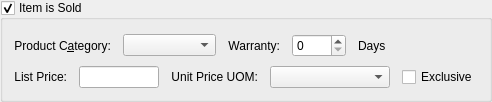
        <widget class="QGroupBox" name="_sold">
         <property name="title">
          <string>Item is Sold</string>
         </property>
         <property name="checkable">
          <bool>true</bool>
         </property>
         <property name="checked">
          <bool>true</bool>
         </property>
         <layout class="QGridLayout" name="gridLayout">
          <item row="0" column="0">
           <layout class="QHBoxLayout">
            <property name="spacing">
             <number>12</number>
            </property>
            <item>
             <widget class="QLabel" name="_prodcatLit">
              <property name="text">
               <string>Product C&amp;ategory:</string>
              </property>
              <property name="alignment">
               <set>Qt::AlignRight|Qt::AlignTrailing|Qt::AlignVCenter</set>
              </property>
              <property name="buddy">
               <cstring>_prodcat</cstring>
              </property>
             </widget>
            </item>
            <item>
             <widget class="XComboBox" name="_prodcat">
              <property name="sizePolicy">
               <sizepolicy hsizetype="Expanding" vsizetype="Fixed">
                <horstretch>0</horstretch>
                <verstretch>0</verstretch>
               </sizepolicy>
              </property>
             </widget>
            </item>
            <item>
             <widget class="QLabel" name="_warrantyCodeLit">
              <property name="text">
               <string>Warranty:</string>
              </property>
              <property name="alignment">
               <set>Qt::AlignRight|Qt::AlignTrailing|Qt::AlignVCenter</set>
              </property>
             </widget>
            </item>
            <item>
             <widget class="QSpinBox" name="_warranty">
              <property name="maximum">
               <number>9999</number>
              </property>
             </widget>
            </item>
            <item>
             <widget class="QLabel" name="_warrantyCodeLit_2">
              <property name="text">
               <string>Days</string>
              </property>
             </widget>
            </item>
            <item>
             <spacer>
              <property name="orientation">
               <enum>Qt::Horizontal</enum>
              </property>
              <property name="sizeType">
               <enum>QSizePolicy::MinimumExpanding</enum>
              </property>
              <property name="sizeHint" stdset="0">
               <size>
                <width>0</width>
                <height>29</height>
               </size>
              </property>
             </spacer>
            </item>
           </layout>
          </item>
          <item row="1" column="0">
           <layout class="QHBoxLayout">
            <property name="spacing">
             <number>12</number>
            </property>
            <item>
             <widget class="QLabel" name="_listPriceLit">
              <property name="text">
               <string>List Price:</string>
              </property>
              <property name="alignment">
               <set>Qt::AlignRight|Qt::AlignTrailing|Qt::AlignVCenter</set>
              </property>
             </widget>
            </item>
            <item>
             <widget class="XLineEdit" name="_listprice">
              <property name="sizePolicy">
               <sizepolicy hsizetype="Preferred" vsizetype="Fixed">
                <horstretch>0</horstretch>
                <verstretch>0</verstretch>
               </sizepolicy>
              </property>
              <property name="maximumSize">
               <size>
                <width>80</width>
                <height>22</height>
               </size>
              </property>
              <property name="alignment">
               <set>Qt::AlignRight</set>
              </property>
             </widget>
            </item>
            <item>
             <widget class="QLabel" name="_priceUOMLit">
              <property name="text">
               <string>Unit Price UOM:</string>
              </property>
              <property name="alignment">
               <set>Qt::AlignRight|Qt::AlignTrailing|Qt::AlignVCenter</set>
              </property>
             </widget>
            </item>
            <item>
             <widget class="XComboBox" name="_priceUOM">
              <property name="minimumSize">
               <size>
                <width>120</width>
                <height>0</height>
               </size>
              </property>
             </widget>
            </item>
            <item>
             <widget class="QCheckBox" name="_exclusive">
              <property name="text">
               <string>Exclusive</string>
              </property>
             </widget>
            </item>
            <item>
             <spacer>
              <property name="orientation">
               <enum>Qt::Horizontal</enum>
              </property>
              <property name="sizeHint" stdset="0">
               <size>
                <width>0</width>
                <height>20</height>
               </size>
              </property>
             </spacer>
            </item>
           </layout>
          </item>
         </layout>
        </widget>
